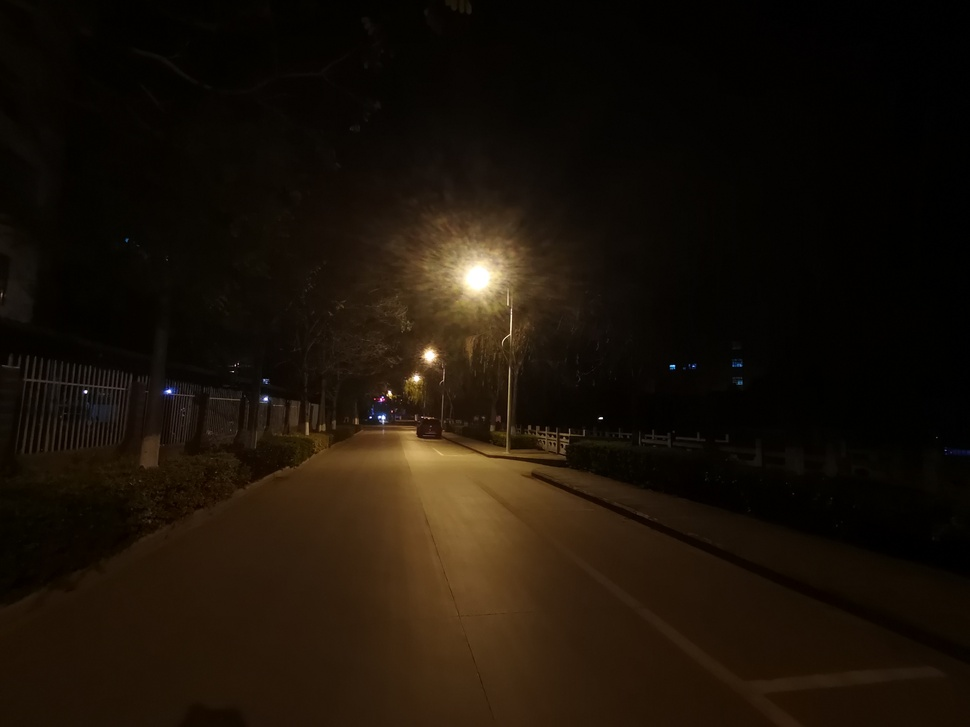
%> input picture images/1.jpg, 970 x 727 px, shrunk from 3264 x 2448 before the run
$ octave --eval "result = saliency_detection(imread('../images/1.jpg'));"   (GNU Octave 9; MATLAB toolbox functions it lacks are replaced by stand-ins)
%> lines starting %> are read from the running program, lines starting %| are printed output that depends on the picture
function sm = saliency_detection(img)
%显著性权重
%---------------------------------------------------------
% 读取图像并使用 3x3 或 5x5 高斯滤波器对其进行模糊处理
%---------------------------------------------------------
%img = imread('input_image.jpg');%Provide input image path
gfrgb = imfilter(img, fspecial('gaussian', 3, 3), 'symmetric', 'conv');
%---------------------------------------------------------
% 执行 sRGB 到 CIE Lab 颜色空间转换（使用 D65）
%---------------------------------------------------------
%cform = makecform('srgb2lab', 'whitepoint', whitepoint('d65'));
cform = makecform('srgb2lab');
lab = applycform(gfrgb,cform);
%> lab: size 727x970x3 uint8; mean of channels 1, 2, 3 18.6, 131.1, 134.7
%---------------------------------------------------------
% 计算Lab平均值
%（请注意，在论文中这个平均值是从未模糊的原始图像中找到的，但结果非常相似）
%---------------------------------------------------------
l = double(lab(:,:,1)); lm = mean(mean(l));
%> after `l = double(lab(:,:,1))`:
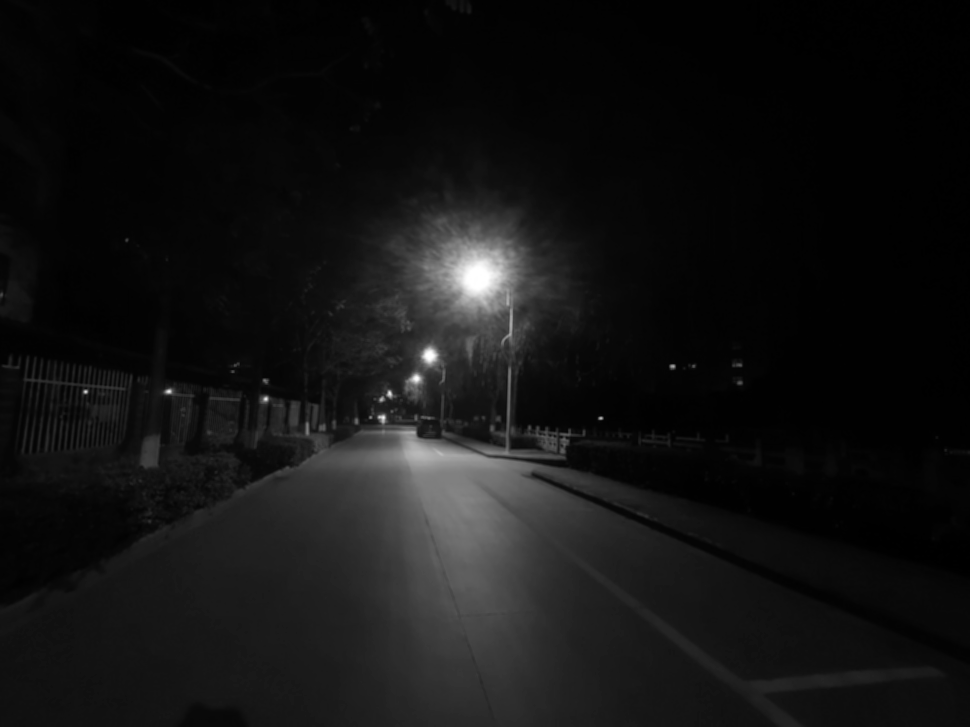
%> l: size 727x970 double; min 0, max 255, mean 18.6
%> after `lm = mean(mean(l))`: lm = 18.62
a = double(lab(:,:,2)); am = mean(mean(a));
%> after `a = double(lab(:,:,2))`:
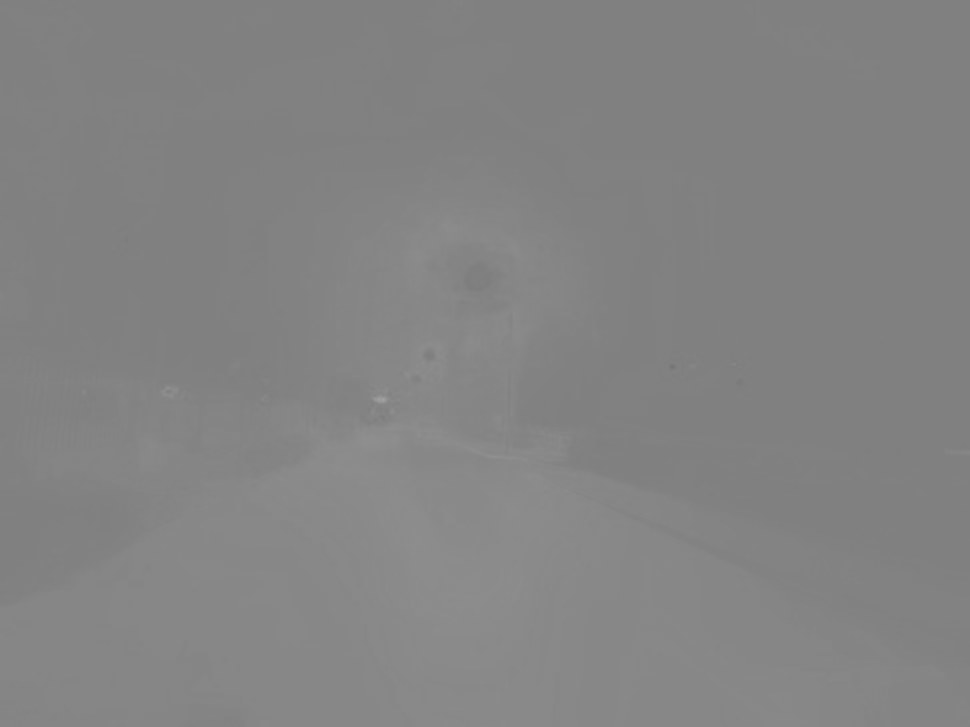
%> a: size 727x970 double; min 116, max 164, mean 131.1
%> after `am = mean(mean(a))`: am = 131.1
b = double(lab(:,:,3)); bm = mean(mean(b));
%> after `bm = mean(mean(b))`: bm = 134.7
%---------------------------------------------------------
% 最后计算显着性图并显示出来。
%---------------------------------------------------------
sm = (l-lm).^2 + (a-am).^2 + (b-bm).^2;
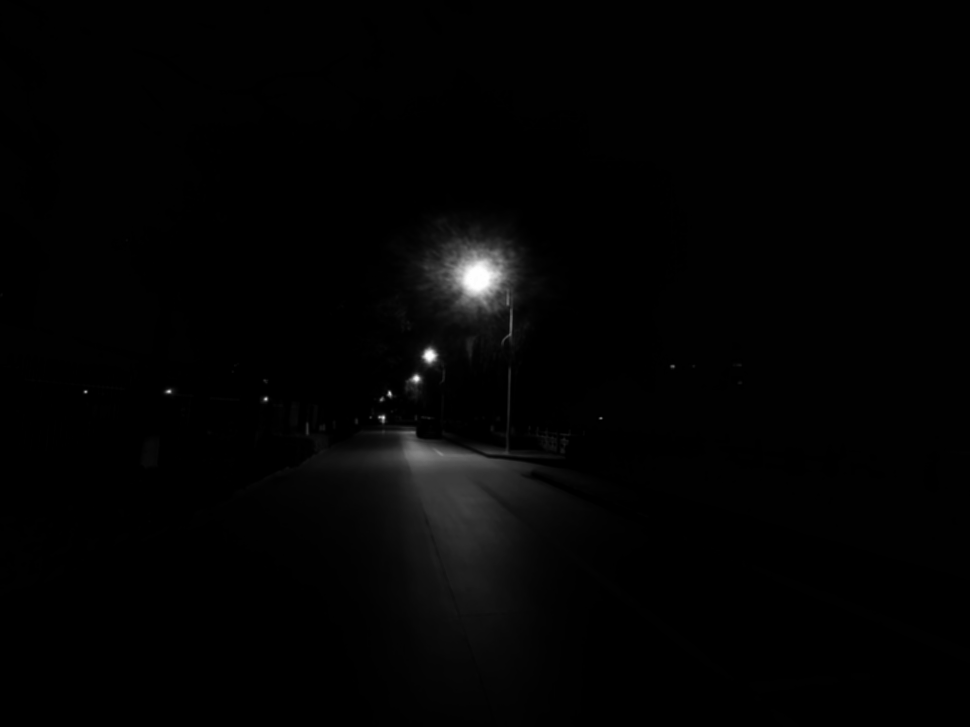
%> sm: size 727x970 double; min 0.261, max 55938.3, mean 810.2; drawn with min black and max white

$ run again, on images/10.jpg
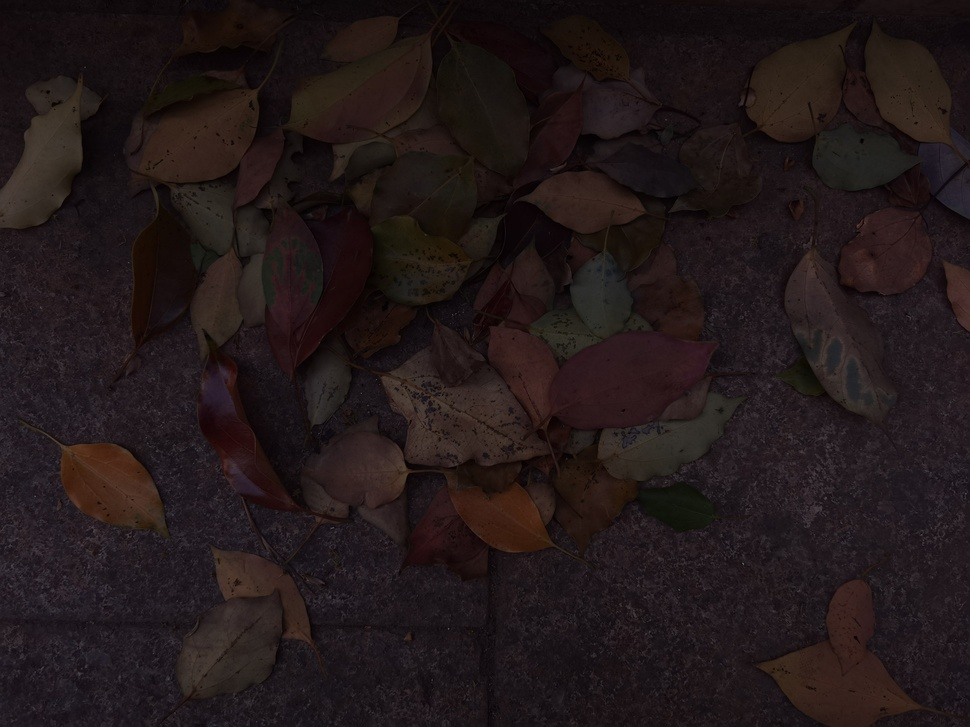
%> input picture images/10.jpg, 970 x 727 px, shrunk from 4096 x 3072 before the run
%> lab: size 727x970x3 uint8; mean of channels 1, 2, 3 25.1, 133, 129.3
%> in saliency_detection, `l = double(lab(:,:,1))`:
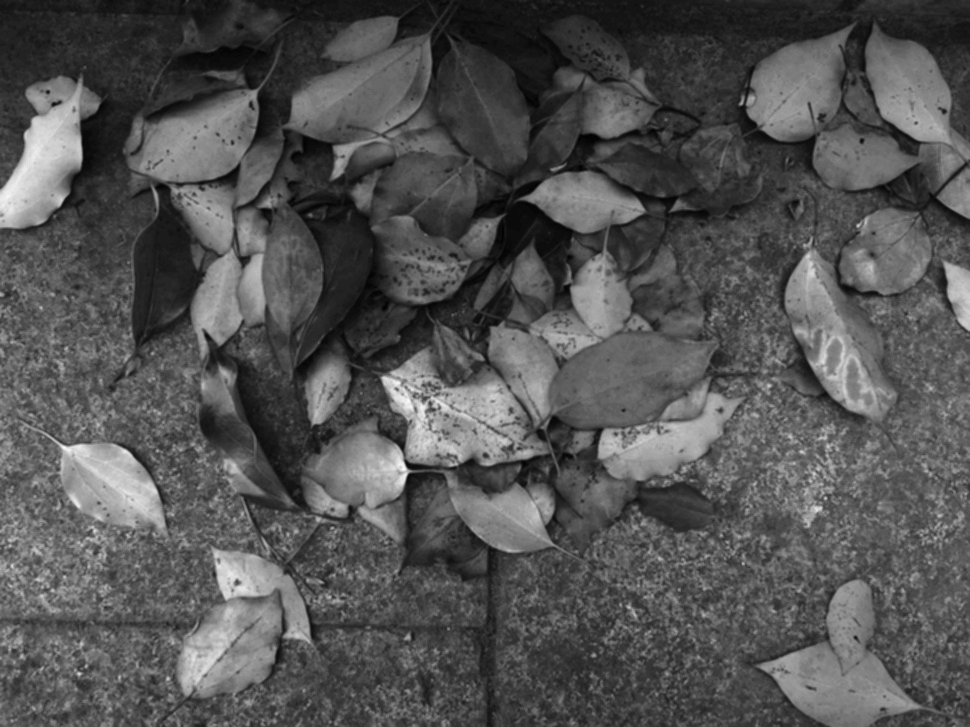
%> l: size 727x970 double; min 1, max 74, mean 25.1; drawn with min black and max white
%> lm = 25.12
%> am = 133
%> bm = 129.3
%> in saliency_detection, `sm = (l-lm).^2 + (a-am).^2 + (b-bm).^2;`:
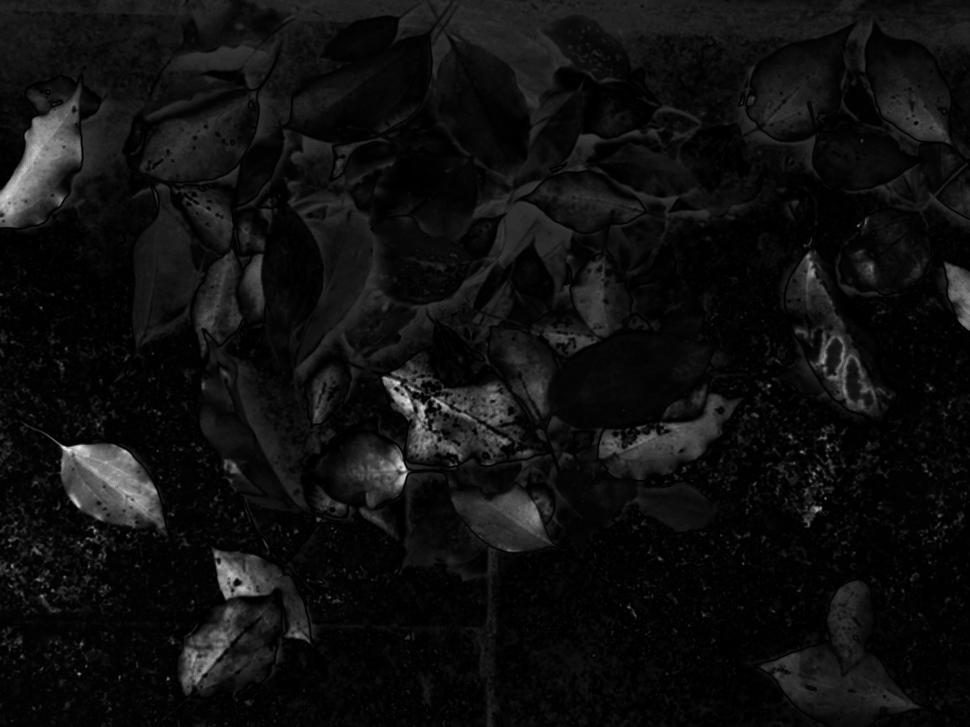
%> sm: size 727x970 double; min 0.08, max 2555.3, mean 159.1; drawn with min black and max white

$ run again, on images/11.jpg
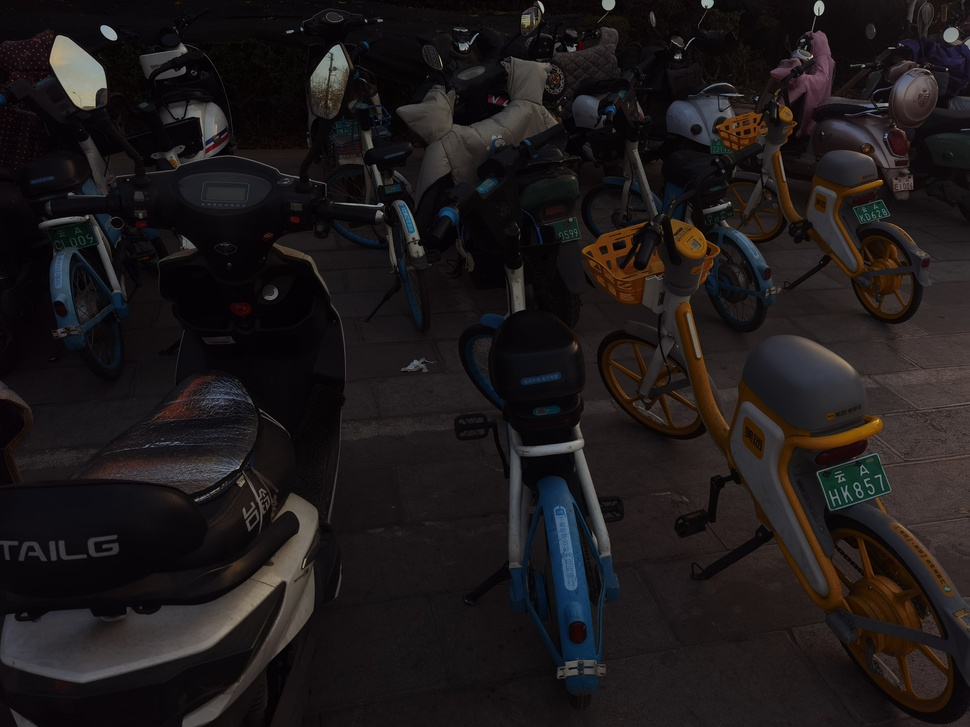
%> input picture images/11.jpg, 970 x 727 px, shrunk from 4096 x 3072 before the run
%> lab: size 727x970x3 uint8; mean of channels 1, 2, 3 24.9, 130.1, 128.5
%> in saliency_detection, `l = double(lab(:,:,1))`:
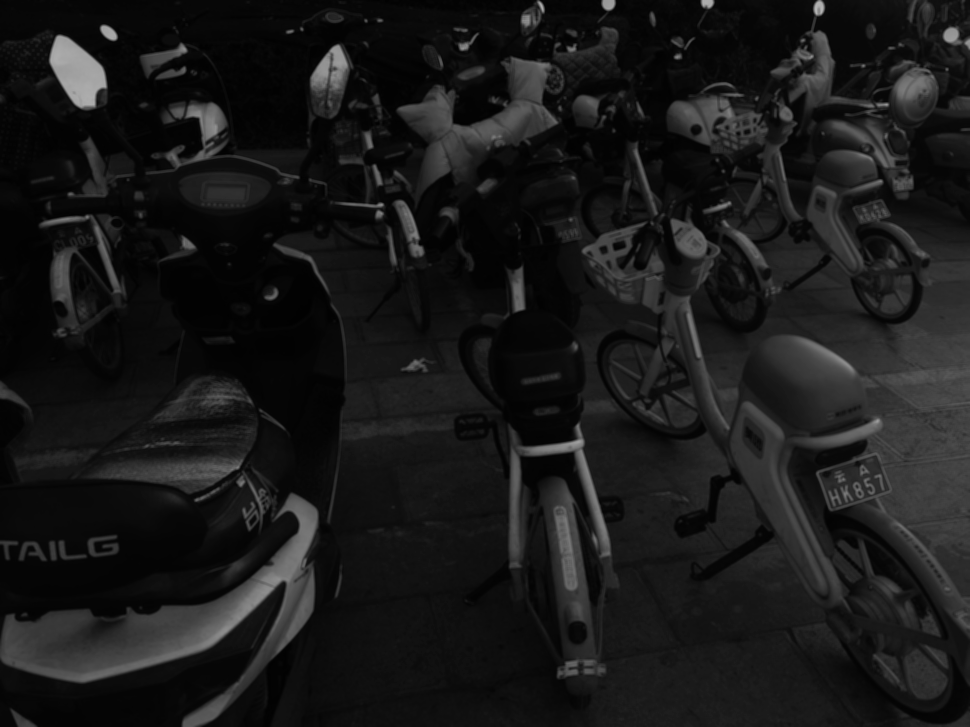
%> l: size 727x970 double; min 1, max 181, mean 24.9
%> lm = 24.9
%> am = 130.1
%> bm = 128.5
%> in saliency_detection, `sm = (l-lm).^2 + (a-am).^2 + (b-bm).^2;`:
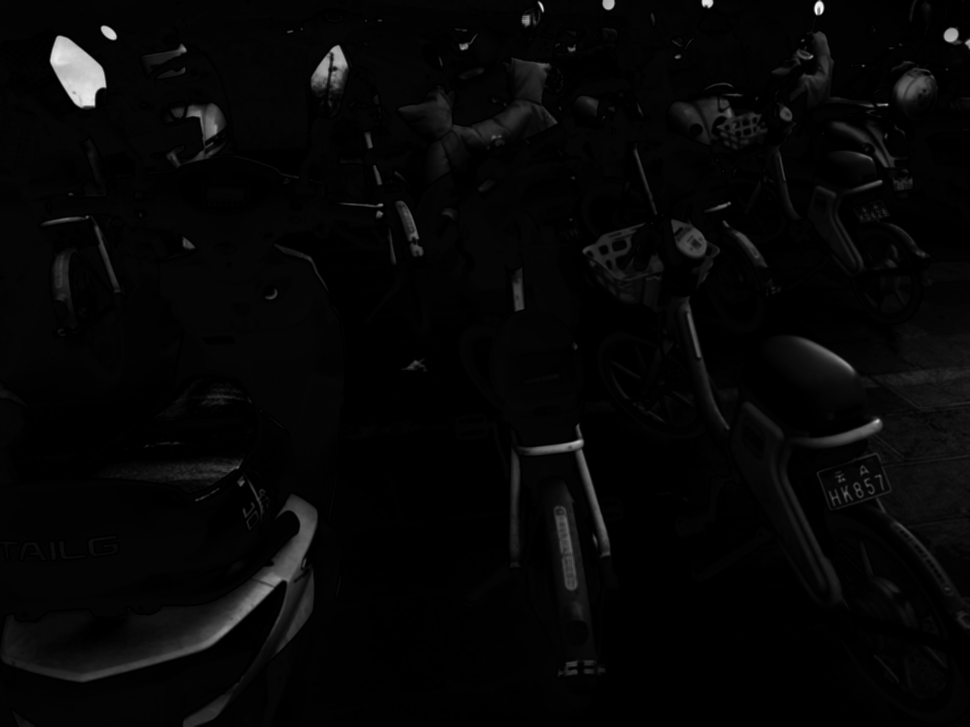
%> sm: size 727x970 double; min 0.264, max 24391.5, mean 635.3; drawn with min black and max white

$ run again, on images/12.jpg
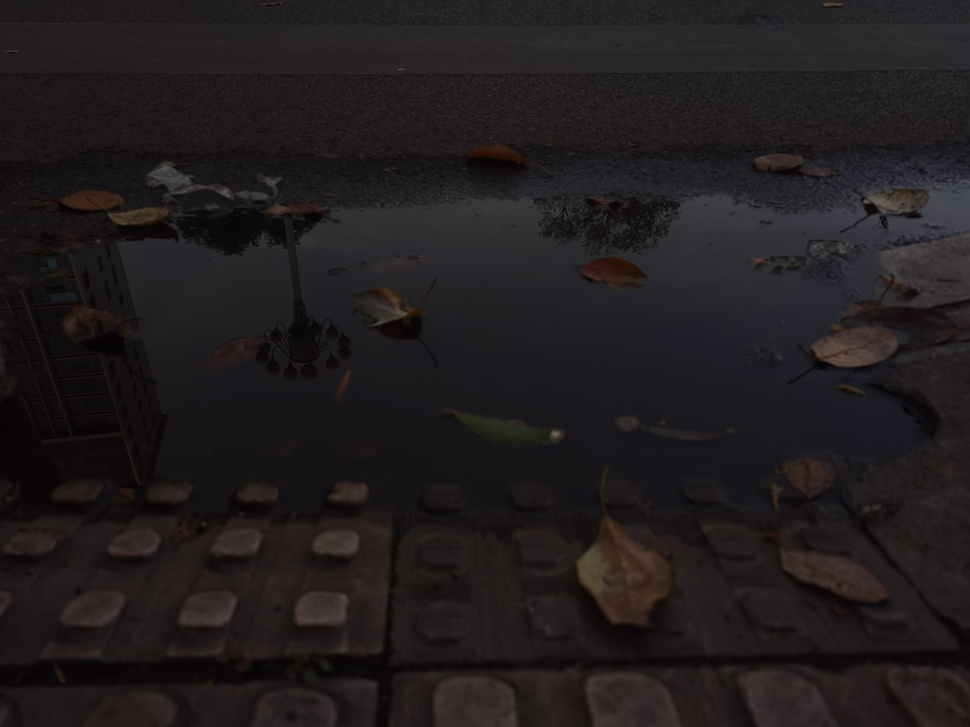
%> input picture images/12.jpg, 970 x 727 px, shrunk from 4096 x 3072 before the run
%> lab: size 727x970x3 uint8; mean of channels 1, 2, 3 28.1, 130.2, 127.8
%> lm = 28.12
%> am = 130.2
%> bm = 127.8
%> in saliency_detection, `sm = (l-lm).^2 + (a-am).^2 + (b-bm).^2;`:
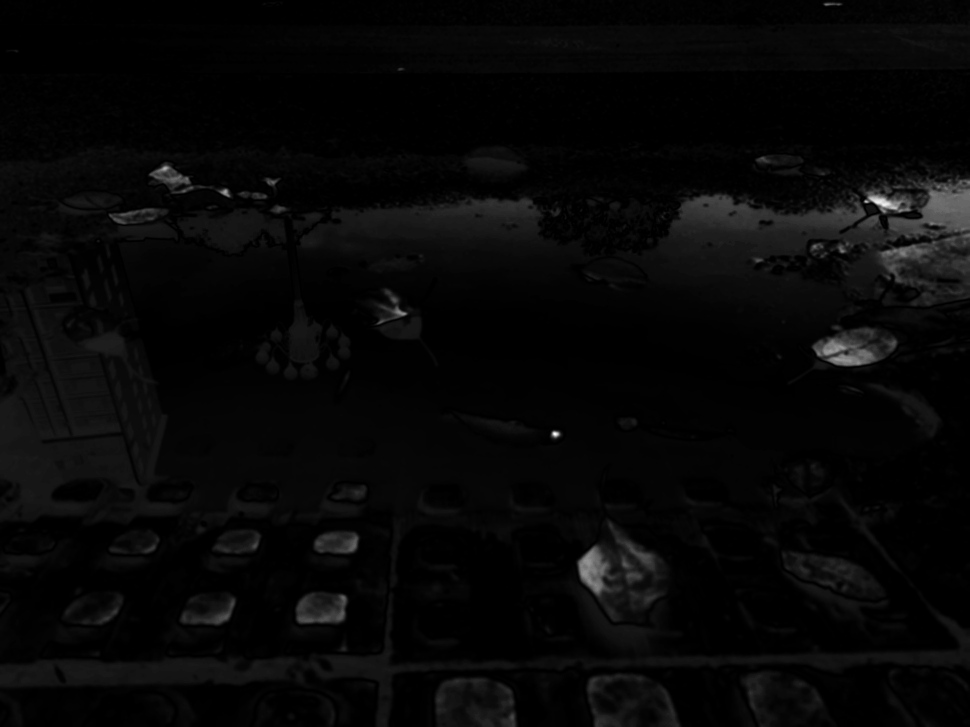
%> sm: size 727x970 double; min 0.0922, max 5979.7, mean 177.3; drawn with min black and max white
